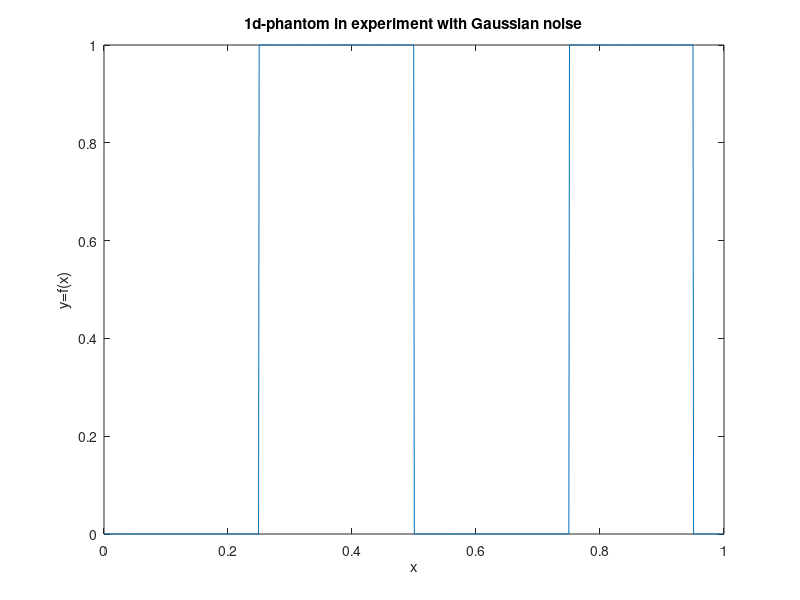
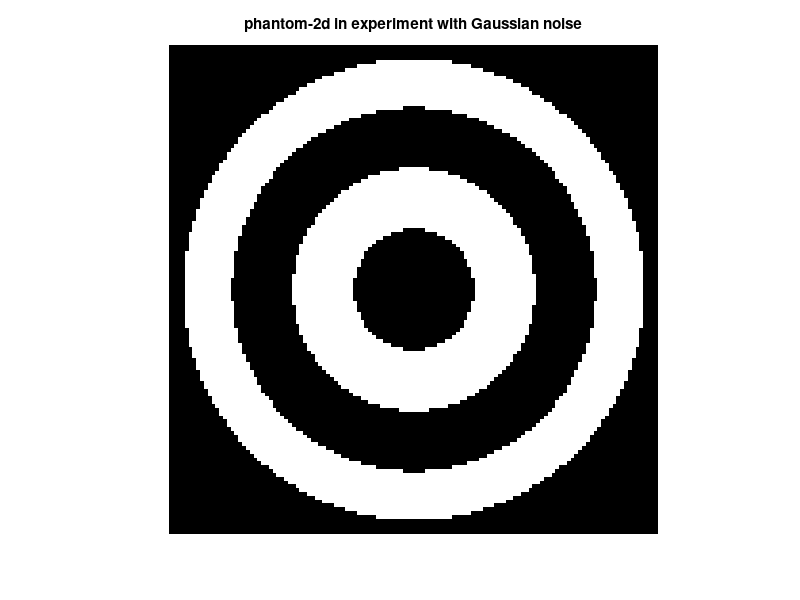

These charts were generated, in order, by the following MATLAB code: (Note: this script raises an error after producing the figures.)
% testing PSWF inversion of integer order Hankel transforms
% agains additive Gaussian noise

amplitude = 1.0;
r1 = 0.25;
r2 = 0.5;
r3 = 0.75;
r4 = 0.95;
r5 = -1.0;
rend = -1.0;
phantom_func = @(x) amplitude*(x > r1 && x <= r2) ...
  + amplitude*(x > r3 && x <= r4) ...
  + amplitude*(x > r5 && x <= rend);

visualize_phantom1d = true;
if visualize_phantom1d
  figure;
  x = linspace(0, 1., 1000);
  y = arrayfun(phantom_func, x);
  plot(x,y)
  title("1d-phantom in experiment with Gaussian noise");
  xlabel ("x");
  ylabel ("y=f(x)");
endif% set main parameter 'c' for PSWFs

visualize_phantom2d = true;
if visualize_phantom2d
  figure;
  [XX,YY] = meshgrid(linspace(-1,1, 128), linspace(-1,1,128));
  RR = sqrt(XX.^2 + YY.^2);
  phantom_2d = arrayfun(@(r) phantom_func(r), RR);
  imshow(phantom_2d, [min(min(phantom_2d)), max(max(phantom_2d))]);
  title("phantom-2d in experiment with Gaussian noise");
endif

% set bandwidth
rsupp = 1.0; % support in [0, sigma] in the paper
bdwdth_restr = 10; % its restriction
bdwdth_nsize = 128; % 2048
bdwdth_grid = linspace(0, bdwdth_restr, bdwdth_nsize);
c = rsupp*bdwdth_restr;

% 1. NOISELESS RECONSTRUCTIONS -------------------------------------------------
%    Comparison phantom vs. naive vs. npswf vs. 1d-section

% generate [0, 5] orders up to 20 modes

l1_error_naive = zeros(6, 1);
l1_error_npswf = zeros(6, 21);
l2_error_naive = zeros(6, 1);
l2_error_npswf = zeros(6, 21);

common_grid = linspace(0.0, 1.0, 256);
phantom1d = arrayfun(phantom_func, linspace(0, 1, 256));
dx = common_grid(2) - common_grid(1);

do_replot_recon = true;
for order_integer = 4:4

  data_integer = arrayfun(@(t) HankelIntegralTransformF(phantom_func, order_integer, t, 0.0, rsupp), ...
    bdwdth_grid);

  % naive reconstruction via forward Hankel transform (it works for growing c)
  [recon_naive, recon_naive_grid] = reconFromHankelNaive(data_integer, bdwdth_grid, c, order_integer, 256, do_plotting = false, 128);

  l1_error_naive(order_integer + 1) = trapz(abs(recon_naive - phantom1d))*dx;
  l2_error_naive(order_integer + 1) = trapz((recon_naive - phantom1d).^2)*dx;

  % reconstruction using PSWFs
  for npswf=4:4
    [recon_npswf, recon_npswf_grid] = reconFromHankelPSWF2D(hankel_data=data_integer, ...
                                                             hankel_grid=bdwdth_grid, ...
                                                             c=c, ...
                                                             order=uint8(order_integer),
                                                             npswf=uint8(npswf), ...
                                                             phi_grid_size=256,
                                                             recon_grid_size=256,
                                                             interp_method = "linear", ...
                                                             rpadd = 2.0,
                                                             verbose_level = 1, ...
                                                             do_plotting = false, ...
                                                             plot2d_size = 64
                                                            );
    l1_error_npswf(order_integer + 1, npswf + 1) = trapz(abs(recon_npswf - phantom1d))*dx;
    l2_error_npswf(order_integer + 1, npswf + 1) = trapz((recon_npswf - phantom1d).^2)*dx;

    if (do_replot_recon == true)

      image_filename = sprintf("../prolate-2d-3d-experiment/images/2d-ord-%d-modes-%d.png", order_integer, npswf);

      % grid
      [YY, XX] = ndgrid(linspace(-1,1, 256), linspace(-1,1, 256));
      RR = sqrt(YY.^2 + XX.^2);

      % phantom
      h = figure('position', [10 10 1762 292]);
      subplot(1, 4, 1);
      imagesc(phantom_2d, [min(min(phantom_2d)), max(max(phantom_2d))]);
      axis off;
      xlm = xlim;
      ylm = ylim;
      title("phantom", 'position', [mean(xlm) xlm(1)] ,'fontsize', 13);
      colorbar;
      set(gca, "fontsize", 12);

      % naive reconstruction
      subplot(1, 4, 2);
      recon_naive_2d = interp1(recon_naive_grid, recon_naive, RR, "linear", 0.0);
      imagesc(recon_naive_2d);
      axis off;
      colorbar;
      xlm = xlim;
      ylm = ylim;
      title(sprintf("2D naive reconstruction - order %d", order_integer), 'position', [mean(xlm) xlm(1)] , 'fontsize', 13);
      set(gca, "fontsize", 12);

      % npswf reconstruction
      subplot(1, 4, 3);
      recon_npswf_2d = interp1(recon_npswf_grid, recon_npswf, RR, "linear", 0.0);
      imagesc(real(recon_npswf_2d));
      axis off;
      colorbar;
      xlm = xlim;
      ylm = ylim;
      title(sprintf("2D reconstruction - order %d, %d modes", order_integer, npswf), 'position', [mean(xlm) xlm(1)], 'fontsize', 13);
      set(gca, "fontsize", 12);

      % central slice
      subplot(1, 4, 4);
      plot(recon_npswf_grid, real(recon_npswf), sprintf(";noiseless PSWF;", npswf), "linewidth", 1.5);
      hold on;
      plot(recon_npswf_grid, arrayfun(phantom_func, recon_npswf_grid), ";phantom;", "linewidth", 1.5);
      hold on;
      plot(recon_naive_grid, recon_naive, ";naive;", "linewidth", 1.5);
      hold off;
      xlm = xlim;
      ylm = ylim;
      title(sprintf("1D central slice - order %d, %d modes", order_integer, npswf), 'position', [mean(xlm) ylm(2)], 'fontsize', 13);
      legend("location", "northeastoutside");
      set(gca, "fontsize", 12);

      %saveas(h, image_filename);
      %close(h);
    endif
  endfor
endfor

% ------------------------------------------------------------------------------


% 2. l1/l2-errors plots ---------------------------------------------------------
do_plot_errors = false;
for i = 0:5


  printf("Order %d\n", i);
  [l1_min_vals l1_min_inds] = min(l1_error_npswf(i+1, :)(:));
  [l2_min_vals l2_min_inds] = min(l2_error_npswf(i+1, :)(:));
  printf("\tL1-argmin at first mode : %d\n", l1_min_inds(1)-1);
  printf("\tL2-argmin at first mode : %d\n", l2_min_inds(1)-1);

  if (do_plot_errors == true)
    % l1
    h=figure('position', [10 10 722 522]);
    image_filename = sprintf("../prolate-2d-3d-experiment/images/errors/l1-errs-ord-%d.png", i);

    plot(0:20, l1_error_naive(i+1)*ones(21, 1), ";naive;", "linewidth", 1.5);
    title(sprintf("L1-errors for order %d", i), 'fontsize', 13);
    xlim([0 20]);
    ylim([0 1]);
    hold on;
    plot(0:20, l1_error_npswf(i+1, :), ";2D npswf reconstructions;", "linewidth", 1.5);
    legend("location", "northeastoutside");
    set(gca, "fontsize", 12);

    saveas(h, image_filename);
    close(h);

    % l2
    h=figure('position', [10 10 722 522]);
    image_filename = sprintf("../prolate-2d-3d-experiment/images/errors/l2-errs-ord-%d.png", i);

    plot(0:20, l2_error_naive(i+1)*ones(21, 1), ";naive;", "linewidth", 1.5);
    title(sprintf("L2-errors for order %d", i), 'fontsize', 13);
    xlim([0 20]);
    ylim([0 1]);
    hold on;
    plot(0:20, l2_error_npswf(i+1, :), ";2D npswf reconstructions;", "linewidth", 1.5);
    legend("location", "northeastoutside");
    set(gca, "fontsize", 12);

    saveas(h, image_filename);
    close(h);
  endif
endfor

% ------------------------------------------------------------------------------


% 3. NOISE STABILITY TEST FOR MINIMAL ORDERS -----------------------------------

noise_levels = [0.01 0.05 0.07 0.1 0.12 0.15];
order_integer = 4.0;
data_integer = arrayfun(@(t) HankelIntegralTransformF(phantom_func, order_integer, t, 0.0, rsupp), ...
    bdwdth_grid);

dc = bdwdth_grid(2) - bdwdth_grid(1);
l2_data_norm = sqrt(trapz(data_integer.^2)*dc);
npswf = 12; % minimal number of modes for order 0

for r=noise_levels
  r
  % setting noise strength for predefined relative L2-error level
  log_sigma = log(r)+log(l2_data_norm)-log(sqrt(2))-(lgamma(129.0/2.0)-lgamma(64))-0.5*log(dc);
  sigma = exp(log_sigma);

  % check that noise mapping is correct
  % z = sigma*randn(size(bdwdth_grid));
  % sqrt(dc*trapz(z.^2))/l2_data_norm

  nsamples = 1000;
  z = sigma*randn(nsamples, 128);
  recon_noisy = zeros(nsamples, 256);

  [recon_npswf_noiseless, recon_npswf_grid_noiseless] = reconFromHankelPSWF2D(hankel_data=data_integer, ...
                                                             hankel_grid=bdwdth_grid, ...
                                                             c=c, ...
                                                             order=uint8(order_integer),
                                                             npswf=uint8(npswf), ...
                                                             phi_grid_size=256,
                                                             recon_grid_size=256,
                                                             interp_method = "linear", ...
                                                             rpadd = 1.3,
                                                             verbose_level = 0, ...
                                                             do_plotting = false, ...
                                                             plot2d_size = 64
                                                            );

  for i = 1:nsamples
    i
    data_integer_noisy = data_integer + z(i, :);
    [recon_npswf, recon_npswf_grid] = reconFromHankelPSWF2D(hankel_data=data_integer_noisy, ...
                                                             hankel_grid=bdwdth_grid, ...
                                                             c=c, ...
                                                             order=uint8(order_integer),
                                                             npswf=uint8(npswf), ...
                                                             phi_grid_size=256,
                                                             recon_grid_size=256,
                                                             interp_method = "linear", ...
                                                             rpadd = 1.3,
                                                             verbose_level = 0, ...
                                                             do_plotting = false, ...
                                                             plot2d_size = 64
                                                            );
    recon_noisy(i, :) = recon_npswf(:);
  endfor

  recon_mean = mean(recon_noisy, 1);
  recon_std = std(recon_noisy, 1);

  h=figure('position', [10 10 822 422]);
  image_filename = sprintf("../prolate-2d-3d-experiment/images/errors/errs-bands-ord-%d-modes-%d-noise-%2.2f.png", order_integer, npswf, r*100);

  plot(common_grid, recon_mean, sprintf(";mean, noiselevel %2.1f%%;", 100*r), "linewidth", 1.5);
  ylm = ylim;
  xlm = xlim;
  title(sprintf("95%% error bands for npswf, order=%d, modes=%d", order_integer, npswf), 'position', [mean(xlm) ylm(2)]);
  legend("autoupdate", "off");
  patch([common_grid flip(common_grid)], [recon_mean-2*recon_std flip(recon_mean + 2*recon_std)], 'b', 'FaceAlpha', 0.3, 'EdgeColor', 'none')
  legend("autoupdate", "on");
  ylim(ylm);
  hold on;
  plot(recon_npswf_grid_noiseless, recon_npswf_noiseless, ";npswf noiseless;", "linewidth", 1.5);
  %hold on;
  plot(recon_npswf_grid, arrayfun(phantom_func, recon_npswf_grid), ";phantom;", "linewidth", 1.5);

  legend("location", "northeastoutside");
  set(gca, 'fontsize', 13);
  saveas(h, image_filename);
endfor

%-------------------------------------------------------------------------------

%-------------------------------------------------------------------------------
% Choose number of pswfs via residual minimization in 2D


recon_grid_size = 256;
common_recon_grid = linspace(0., 1., recon_grid_size);
dx = common_recon_grid(2) - common_recon_grid(1);
phantom1d_sampled = arrayfun(phantom_func, common_recon_grid);

r = 0.00; % noise level
order_integer = 0.0;
% DEBUG
phantom_func_sqrt = @(x) phantom_func(x)*sqrt(x);

data_integer = arrayfun(@(t) HankelIntegralTransformF(phantom_func, order_integer, t, 0.0, rsupp), ... % DEBUG
    bdwdth_grid);

% TEST OF 'HankelIntegralTransformD' vs 'HankelIntegralTransformF'
##data_integer_test = arrayfun(@(t) HankelIntegralTransformD(phantom1d_sampled(:), ...
##                                                           common_recon_grid(:), ...
##                                                           order_integer, ...
##                                                           t), bdwdth_grid);
##figure;
##plot(bdwdth_grid, data_integer, ";functional integration;");
##hold on;
##plot(bdwdth_grid, data_integer_test, ";discrete integration;");
##hold off;
##legend("location", "northeastoutside");



dc = bdwdth_grid(2) - bdwdth_grid(1);
l2_data_norm = sqrt(trapz(bdwdth_grid, data_integer.^2));
npswf_max = 20;

% generate additive noise of a given noise level
log_sigma = log(r)+log(l2_data_norm)-log(sqrt(2))-(lgamma(129.0/2.0)-lgamma(64))-0.5*log(dc);
sigma = exp(log_sigma);
z = sigma*randn(1, 128);
data_integer_noisy = data_integer + z(1, :);

l2_residuals = zeros(npswf_max + 1, 1);
cont_recon_npswf_noisy = zeros(21, recon_grid_size);
cont_recon_npswf_noisy_grid = zeros(21, recon_grid_size);
cont_data_recon_reproj = zeros(21, length(bdwdth_grid));

l2_npswf_recon_residuals = zeros(npswf_max + 1, 1);
l2_naive_recon_residual  = 0.;

[recon_naive_noisy, recon_naive_noisy_grid] = reconFromHankelNaive(data_integer_noisy, bdwdth_grid, c, order_integer, 256, do_plotting = true, 128);
data_naive_reproj = arrayfun(@(t) HankelIntegralTransformD(recon_naive_noisy(:), ...
                                                           recon_naive_noisy_grid(:), ...
                                                           order_integer, ...
                                                           t), bdwdth_grid);
l2_naive_residual = sqrt(trapz(bdwdth_grid, (data_naive_reproj - data_integer_noisy).^2));
l2_naive_recon_residual = sqrt(trapz(common_recon_grid, (phantom1d_sampled - recon_naive_noisy).^2));

for npswf = 0:npswf_max
  npswf
  [recon_npswf_noisy, recon_npswf_noisy_grid ] = reconFromHankelPSWF2D(
                                                               data_integer_noisy, ...
                                                               bdwdth_grid, ...
                                                               c, ...
                                                               uint8(order_integer),
                                                               uint8(npswf), ...
                                                               512,
                                                               recon_grid_size,
                                                               "linear", ...
                                                               4.0,
                                                               0, ...
                                                               false, ...
                                                               64
                                                              );
  % save reconstructions
  cont_recon_npswf_noisy(npswf + 1, :) = recon_npswf_noisy;
  cont_recon_npswf_noisy_grid(npswf + 1, :) = recon_npswf_noisy_grid;

  % compute re-projection to Hankel transform
  %plot2dfrom1d(real(recon_npswf_noisy), recon_npswf_noisy_grid, sprintf("order %2.1f, modes=%d", order_integer, npswf));
  data_recon_integer = arrayfun(@(t) HankelIntegralTransformD(recon_npswf_noisy, ...
                                                              recon_npswf_noisy_grid, ...
                                                              order_integer, ...
                                                              t), bdwdth_grid);
  cont_data_recon_reproj(npswf + 1, :) = data_recon_integer(:);

  l2_npswf_recon_residuals(npswf + 1) = sqrt(trapz(common_recon_grid, (phantom1d_sampled - recon_npswf_noisy).^2));
  l2_residuals(npswf + 1) = sqrt(trapz(bdwdth_grid, (data_recon_integer-data_integer_noisy).^2));
endfor
[minval, minidx] = min(l2_residuals, [], 1);


h=figure('position', [10 10 822 422]);
plot(recon_naive_noisy_grid, recon_naive_noisy, ";naive;", "linewidth", 1.5);
hold on;
for idx = 10:10
  plot(cont_recon_npswf_noisy_grid(idx, :), cont_recon_npswf_noisy(idx, :), sprintf(";opt-residual npswf, modes=%d;", idx), "linewidth", 1.5);
endfor
plot(common_recon_grid, arrayfun(phantom_func, common_recon_grid), ";phantom;", "linewidth", 1.5);
legend("location", "northeastoutside");
title(sprintf("order=%2.1f, noiselevel=%2.1f%%", order_integer, 100*r));
set(gca, "fontsize", 14);
hold off;

% plot hankel transforms
h=figure('position', [10 10 822 422]);
plot(bdwdth_grid, data_integer, ";original;", "linewidth", 1.5);
hold on;
plot(bdwdth_grid, data_integer_noisy, ";noisy;", "linewidth", 1.5);
for idx=12:12
  plot(bdwdth_grid, cont_data_recon_reproj(idx, :), sprintf(";opt-residual recon re-projection, modes=%d;", idx), "linewidth", 1.5);
endfor
plot(bdwdth_grid, data_naive_reproj, sprintf(";naive re-projection;"), "linewidth", 1.5);
set(gca, "fontsize", 14);
hold off;


figure;
plot(0:npswf_max, l2_residuals, ";npswf;", "linewidth", 1.5);
hold on;
plot(0:npswf_max, l2_naive_residual*ones(1, npswf_max + 1), ";naive;", "linewidth", 1.5);
ylim([0 1]);
hold off;
title("data l2-residuals");
legend("location", "northeastoutside");
set(gca, "fontsize", 14);

figure;
plot(0:npswf_max, l2_npswf_recon_residuals, ";npswf;");
hold on;
plot(0:npswf_max, l2_naive_recon_residual*ones(1, npswf_max + 1), ";naive;");
ylim([0 1]);
hold off;
title("recon l2-residuals");
legend("location", "northeastoutside");
set(gca, "fontsize", 14);







